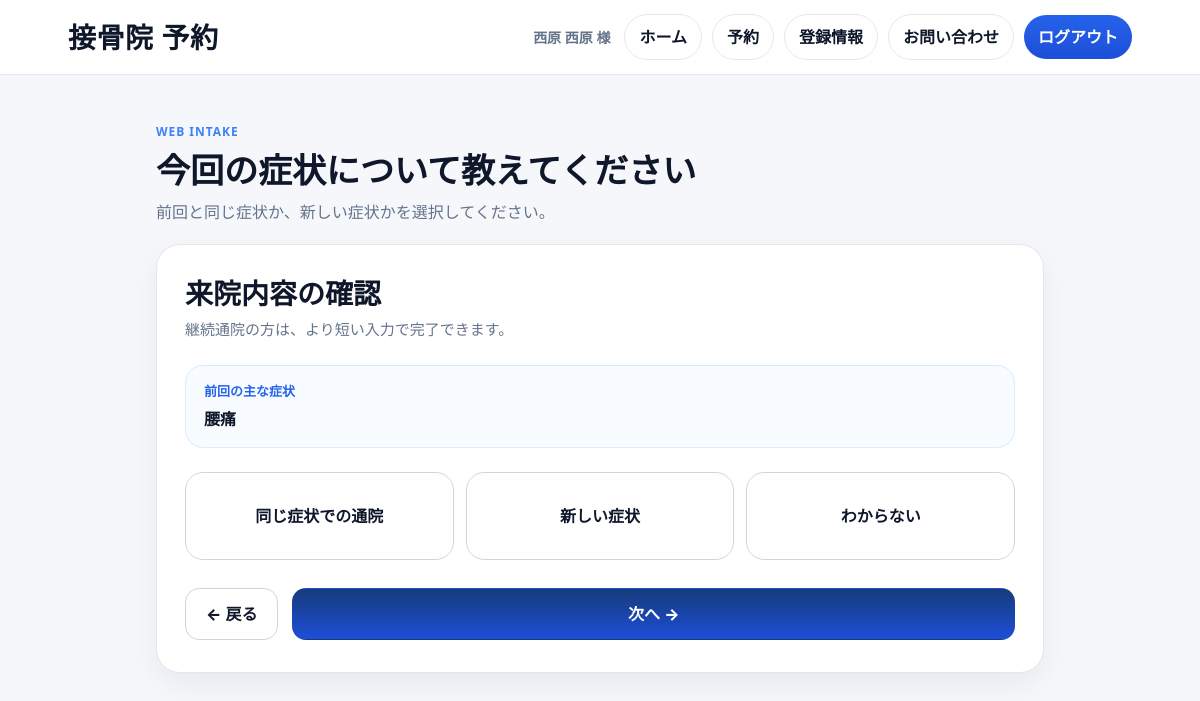
Page /intakes/appointment/10/start/ (signed in) on the committed database.
### apps/accounts/models.py (models this page shows)
class User(AbstractUser):
    class Role(models.TextChoices):
        ADMIN = "admin", "管理者"
        RECEPTION = "reception", "受付"
        PRACTITIONER = "practitioner", "施術者"
        PATIENT = "patient", "患者"
    clinic = models.ForeignKey(
        "clinics.Clinic",
        on_delete=models.CASCADE,
        null=True,
        blank=True,
        related_name="users",
    )
    role = models.CharField(
        max_length=20,
        choices=Role.choices,
        default=Role.PRACTITIONER,
    )

### apps/patients/models.py (models this page shows, shortened)
class Patient(models.Model):
    user = models.OneToOneField(
        settings.AUTH_USER_MODEL,
        on_delete=models.CASCADE,
        null=True,
        blank=True,
        related_name="patient_profile",
    )
    clinic = models.ForeignKey(
        "clinics.Clinic",
        on_delete=models.CASCADE,
        related_name="patients",
    )
    card_no = models.CharField(
        max_length=20,
        unique=True,
        editable=False,
    )
    last_name = models.CharField(max_length=50)
    first_name = models.CharField(max_length=50)
    last_name_kana = models.CharField(max_length=50)
    first_name_kana = models.CharField(max_length=50)
    birth_date = models.DateField()
    phone = models.CharField(max_length=20)
    address = models.CharField(max_length=255, blank=True)
    created_at = models.DateTimeField(auto_now_add=True)

### apps/intakes/models.py (models this page shows, shortened)
class Intake(models.Model):
    class SymptomType(models.TextChoices):
        ACUTE = "acute", "急性"
        CHRONIC = "chronic", "慢性"
        UNKNOWN = "unknown", "不明"
    clinic = models.ForeignKey(
        "clinics.Clinic",
        on_delete=models.CASCADE,
        related_name="intakes",
    )
    patient = models.ForeignKey(
        "patients.Patient",
        on_delete=models.CASCADE,
        related_name="intakes",
    )
    appointment = models.OneToOneField(
        "appointments.Appointment",
        on_delete=models.SET_NULL,
        null=True,
        blank=True,
        related_name="intake",
    )
    submitted_at = models.DateTimeField(null=True, blank=True)
    chief_complaint = models.CharField(max_length=255, blank=True)  # 主訴
    symptom_type = models.CharField(
        max_length=20,
        choices=SymptomType.choices,
        default=SymptomType.UNKNOWN,
    )
    onset = models.CharField(max_length=100, blank=True)  # いつから（選択＋自由記述）
    payload = models.JSONField(
        default=dict,
        blank=True,
        help_text="Web問診の詳細データ"
    )
    class Meta:
        ordering = ["-submitted_at"]
        indexes = [
            models.Index(fields=["clinic", "submitted_at"]),
            models.Index(fields=["clinic", "patient"]),
        ]

### apps/intakes/views.py (the view)
# urls.py: path("appointment/<int:appointment_id>/start/", views.intake_start_view, name="intake_start"),
@login_required
def intake_start_view(request, appointment_id):
    appt = get_object_or_404(Appointment, pk=appointment_id)
    try:
        _must_own_appointment(request.user, appt)
    except PermissionError:
        return HttpResponseForbidden("この予約にはアクセスできません。")
    intake, _ = Intake.objects.get_or_create(
        appointment=appt,
        defaults={"clinic": appt.clinic, "patient": appt.patient, "payload": {}},
    )
    payload = intake.payload or {}
    previous_intake = (
        Intake.objects
        .filter(patient=appt.patient)
        .exclude(appointment=appt)
        .exclude(chief_complaint__isnull=True)
        .exclude(chief_complaint__exact="")
        .order_by("-submitted_at", "-id")
        .first()
    )
    previous_complaint = previous_intake.chief_complaint if previous_intake else ""
    if request.method == "POST":
        form = IntakeStartForm(request.POST)
        if form.is_valid():
            visit_type = form.cleaned_data["visit_type"]
            payload["visit_type"] = visit_type
            payload["meta"] = {
                **(payload.get("meta", {}) or {}),
                "branch_selected": True,
                "intake_mode": "followup" if visit_type == "followup" else "normal",
                "current_step": 1,
            }
            intake.payload = payload
            intake.save(update_fields=["payload"])
            if visit_type == "followup":
                return redirect("intakes:intake_followup", appointment_id=appt.id)
            wizard_url = reverse("intakes:intake", args=[appt.id])
            return redirect(f"{wizard_url}?step=1")
    else:
        form = IntakeStartForm(initial={
            "visit_type": payload.get("visit_type")
        })
    return render(request, "intakes/patient/intake_start.html", {
        "appointment": appt,
        "form": form,
        "previous_complaint": previous_complaint,
    })

### apps/intakes/views.py (called while the page is built)
def _must_own_appointment(user, appt: Appointment):
    patient_user_id = getattr(appt.patient, "user_id", None)
    if not patient_user_id or patient_user_id != user.id:
        raise PermissionError("Permission denied")

### templates/intakes/patient/intake_start.html (shortened to what this page needs)
{% extends "patients/patient_base.html" %}
{% block content %}
<div class="intake-shell">
  <div class="intake-top">
    <div class="intake-eyebrow">Web Intake</div>
    <h1 class="intake-title">今回の症状について教えてください</h1>
    <div class="intake-sub">前回と同じ症状か、新しい症状かを選択してください。</div>
  </div>
  <div class="wizard__card">
    <h2 class="wizard__title">来院内容の確認</h2>
    <p class="wizard__lead">継続通院の方は、より短い入力で完了できます。</p>
    {% if previous_complaint %}
      <div class="previous-box">
        <div class="previous-label">前回の主な症状</div>
        <div class="previous-text">{{ previous_complaint }}</div>
      </div>
    {% endif %}
    <form method="post" novalidate>
      <div class="choice-grid">
        {% for radio in form.visit_type %}
          <div class="choice-card">
            <label for="{{ radio.id_for_label }}">{{ radio.choice_label }}</label>
          </div>
        {% endfor %}
      </div>
      <div class="wizard__actions">
        <a class="btn" href="{% url 'patients:booking_calendar' %}">← 戻る</a>
        <button class="btn btn--primary" type="submit">次へ →</button>
      </div>
    </form>
  </div>
</div>
{% endblock %}

### templates/patients/patient_base.html (shortened to what this page needs)
{% load patient_messages %}
<!doctype html>
<html lang="ja">
<head>
  <link href="https://cdn.jsdelivr.net/npm/bootstrap@5.3.3/dist/css/bootstrap.min.css" rel="stylesheet">
</head>
<body>
  <nav class="p-nav">
    <div class="p-nav-inner">
      <a href="{% url 'patients:dashboard' %}" class="p-brand">接骨院 予約</a>
      {% if user.is_authenticated %}
        <div class="p-desktop-nav">
          <div class="p-user">{% if user.patient_profile %}{{ user.patient_profile.last_name }} {{ user.patient_profile.first_name }} 様{% else %}患者様{% endif %}</div>
            <a href="{% url 'patients:dashboard' %}" class="p-btn p-btn-ghost">ホーム</a>
            <a href="{% url 'patients:my_appointments' %}" class="p-btn p-btn-ghost">予約</a>
            <a href="{% url 'patients:profile' %}" class="p-btn p-btn-ghost">登録情報</a>
            <a href="{% url 'patients:inquiry' %}" class="p-btn p-btn-ghost">お問い合わせ</a>
            <a href="{% url 'patients:logout' %}" class="p-btn p-btn-primary">ログアウト</a>
        </div>
      {% endif %}
    </div>
  </nav>
  <main class="p-wrap">
    {% block content %}{% endblock %}
  </main>
</body>
</html>

### templates/patients/patient_base.html (style rules this page uses)
:root { --bg:#f6f7fb; --card:#fff; --text:#0f172a; --muted:#64748b; --line:#e5e7eb; --brand:#2563eb; --brand2:#1d4ed8; --shadow:0 12px 30px rgba(15,23,42,.08); --r:18px; }
body { background:var(--bg); color:var(--text); }
.p-wrap { max-width:1100px; margin:0 auto; padding:24px 18px; }
.p-btn { display:inline-flex; align-items:center; justify-content:center; gap:.4rem; padding:10px 14px; border-radius:999px; border:1px solid var(--line); background:#fff; color:var(--text); text-decoration:none; font-weight:700; min-height:42px; transition:.2s ease; }
.p-btn-primary { background:linear-gradient(180deg,var(--brand),var(--brand2)); color:#fff; border:0; }
.p-btn-ghost { background:#fff; }
.p-nav { position:sticky; top:0; z-index:1040; background:rgba(255,255,255,.92); backdrop-filter:blur(10px); border-bottom:1px solid var(--line); }
.p-nav-inner { max-width:1100px; margin:0 auto; padding:14px 18px; display:flex; align-items:center; justify-content:space-between; gap:16px; }
.p-brand { font-weight:900; font-size:28px; letter-spacing:.02em; color:var(--text); text-decoration:none; white-space:nowrap; }
.p-desktop-nav { display:flex; align-items:center; gap:10px; flex-wrap:wrap; }
.p-user { color:var(--muted); font-size:14px; font-weight:700; margin-right:4px; white-space:nowrap; }

### templates/intakes/patient/intake_start.html (style rules this page uses)
.intake-shell { max-width: 920px; margin: 0 auto; padding: 24px 16px 48px; }
.intake-top { margin-bottom: 18px; }
.intake-eyebrow { font-size: 12px; font-weight: 800; letter-spacing: .08em; color: #3b82f6; text-transform: uppercase; margin-bottom: 8px; }
.intake-title { font-size: 34px; font-weight: 900; margin: 0; line-height: 1.25; color: #0f172a; }
.intake-sub { margin-top: 8px; color: #64748b; font-size: 16px; }
.wizard__card { margin-top: 20px; padding: 32px 28px; border: 1px solid #e5e7eb; border-radius: 24px; background: #fff; box-shadow: 0 12px 30px rgba(15,23,42,.06); }
.wizard__title { font-size: 28px; font-weight: 900; margin: 0 0 8px; color: #0f172a; }
.wizard__lead { color: #64748b; margin: 0 0 24px; font-size: 15px; }
.previous-box { background:#f8fbff; border:1px solid #dbeafe; border-radius:18px; padding:16px 18px; margin-bottom:24px; }
.previous-label { font-size:13px; font-weight:800; color:#2563eb; margin-bottom:6px; }
.previous-text { font-size:16px; font-weight:700; color:#0f172a; }
.choice-grid { display:grid; grid-template-columns:repeat(3, minmax(0,1fr)); gap:12px; }
.choice-card { position:relative; }
.choice-card label { display:flex; align-items:center; justify-content:center; min-height:88px; border:1px solid #d1d5db; border-radius:18px; background:#fff; font-weight:800; color:#0f172a; cursor:pointer; transition:.18s ease; text-align:center; padding:14px; }
.wizard__actions { display:flex; gap:14px; margin-top:28px; flex-wrap:wrap; }
.btn { display:inline-flex; align-items:center; justify-content:center; min-height:52px; padding:0 20px; border-radius:14px; border:1px solid #d1d5db; background:#fff; text-decoration:none; font-weight:800; color:#0f172a; cursor:pointer; }
.btn--primary { flex:1; background:linear-gradient(180deg,#163b7a,#1d4ed8); color:#fff; border-color:transparent; }

### rows in the picture
User: patient_profile.last_name "西原", patient_profile.first_name "西原"
Intake: chief_complaint "腰痛"

### other values in the picture
{{ radio.choice_label }} "同じ症状での通院" "新しい症状" "わからない"
